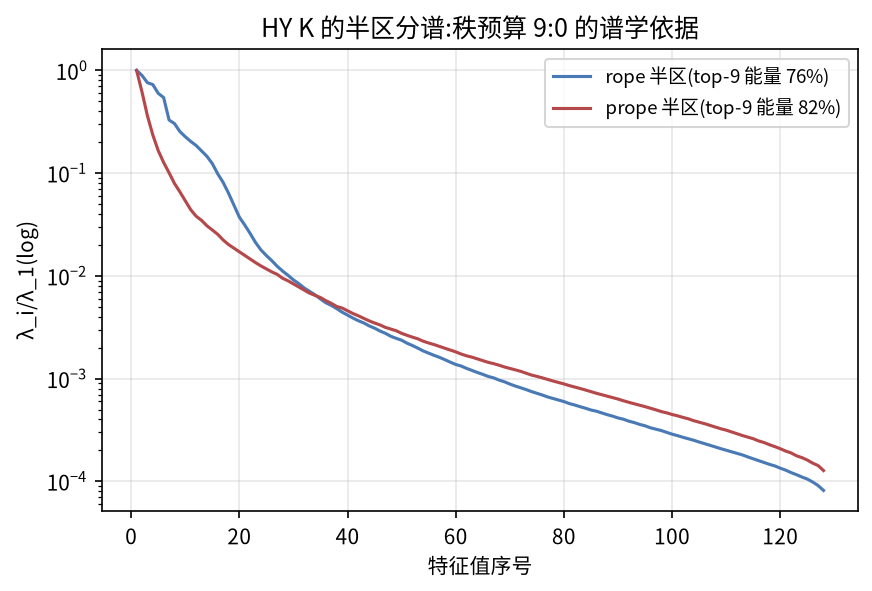

Recreate this plot in Python.
#!/usr/bin/env python3
"""fig6:HY K 的 rope/prope 半区分谱("能量≠价值"反转的证据图)。"""
import os
import numpy as np
import torch
import matplotlib
matplotlib.use("Agg")
from matplotlib import font_manager
font_manager.fontManager.addfont(os.path.expanduser("~/.local/share/fonts/NotoSansSC.ttf"))
import matplotlib.pyplot as plt
plt.rcParams["font.family"] = "Noto Sans SC"

os.chdir("/home/zhizhousha/workspace/video-project/Quant-VideoGen")
d = torch.load("repro/0720/chunks/hy/chunk_001.pt", map_location="cuda")
k = d["k"].float()
B, H, S, D = k.shape
X = k.reshape(B * H, S, D)
fig, ax = plt.subplots(figsize=(6.5, 4), dpi=150)
for sl, name, col in ((slice(0, 128), "rope 半区", "#4A7AB5"),
                      (slice(128, 256), "prope 半区", "#B5484A")):
    Xh = X[..., sl]
    Xc = Xh - Xh.mean(1, keepdim=True)
    cov = torch.einsum("bsd,bse->bde", Xc, Xc) / S
    ev = torch.linalg.eigvalsh(cov).flip(-1).mean(0).cpu().numpy()
    top9 = ev[:9].sum() / ev.sum() * 100
    ax.semilogy(np.arange(1, 129), ev / ev[0], color=col, label=f"{name}(top-9 能量 {top9:.0f}%)")
    print(f"{name}: top-9 能量 {top9:.1f}%  总能量占比 {float((Xh*Xh).sum()/(X*X).sum())*100:.1f}%")
ax.set_xlabel("特征值序号"); ax.set_ylabel("λ_i/λ_1(log)")
ax.set_title("HY K 的半区分谱:秩预算 9:0 的谱学依据(反转)")
ax.legend(fontsize=9); ax.grid(alpha=0.3)
fig.savefig("repro/0720/why/fig6_hy_halves.png", bbox_inches="tight")
print("fig6 saved")
